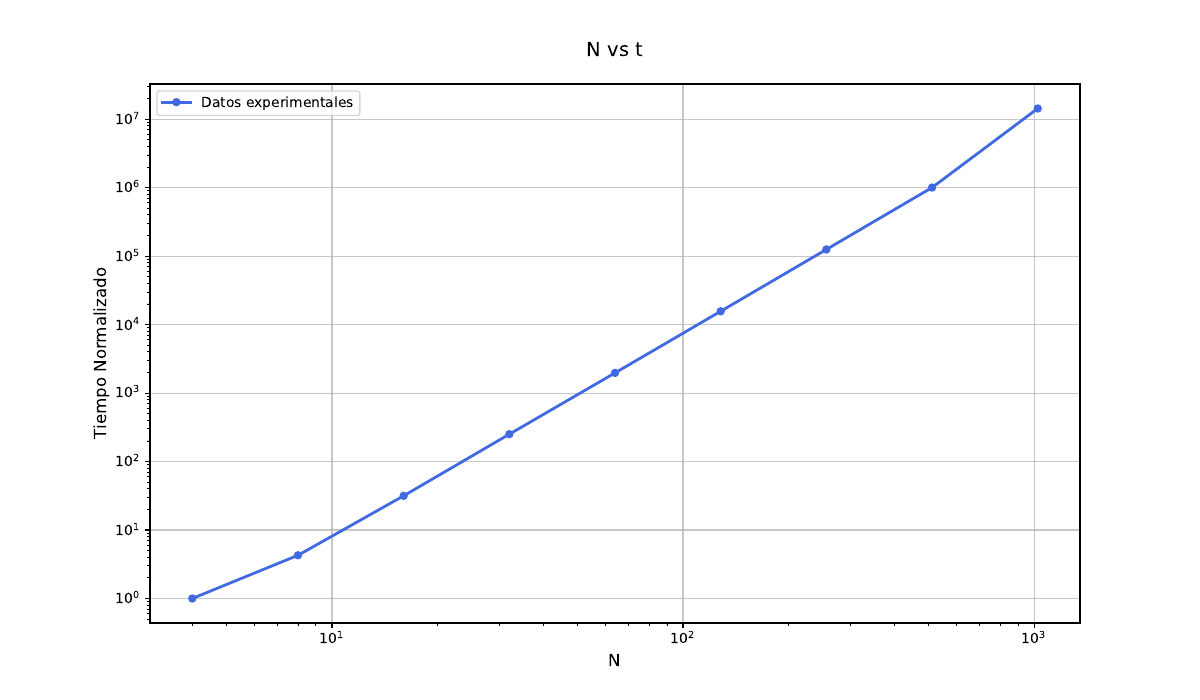

Here is the Python script that generated this plot:
import matplotlib.pyplot as plt
import numpy as np

# read data
N, t = np.loadtxt("resultados.txt", unpack=True)
fig, ax = plt.subplots(figsize=(12, 7))

ax.plot(N, t, color='royalblue', linewidth = 2, linestyle = '-', marker = 'o', markersize = 5, label = 'Datos experimentales')
ax.set_xlabel('N', fontsize = 12)
#ax.set_xlim(0.5e15, 1.22e15)
#ax.set_ylim(0.2, 3.4)
ax.set_xscale('log')
ax.set_yscale('log')
ax.set_ylabel('Tiempo Normalizado', fontsize = 12)
ax.set_title('N vs t', fontsize = 14, pad = 20, color = 'black')
ax.legend()
ax.grid(True, linestyle='-', alpha=0.7)
fig.savefig('grafica.pdf')
plt.show()